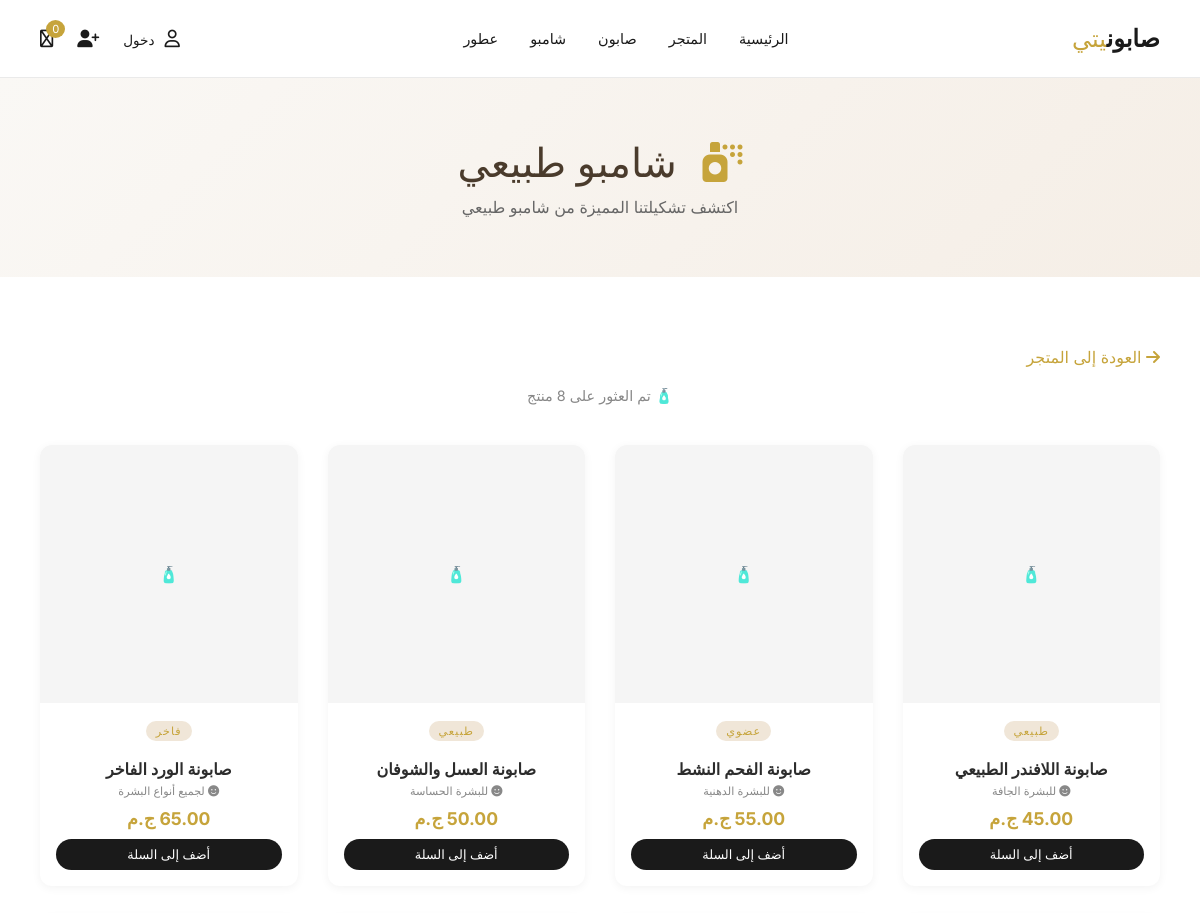
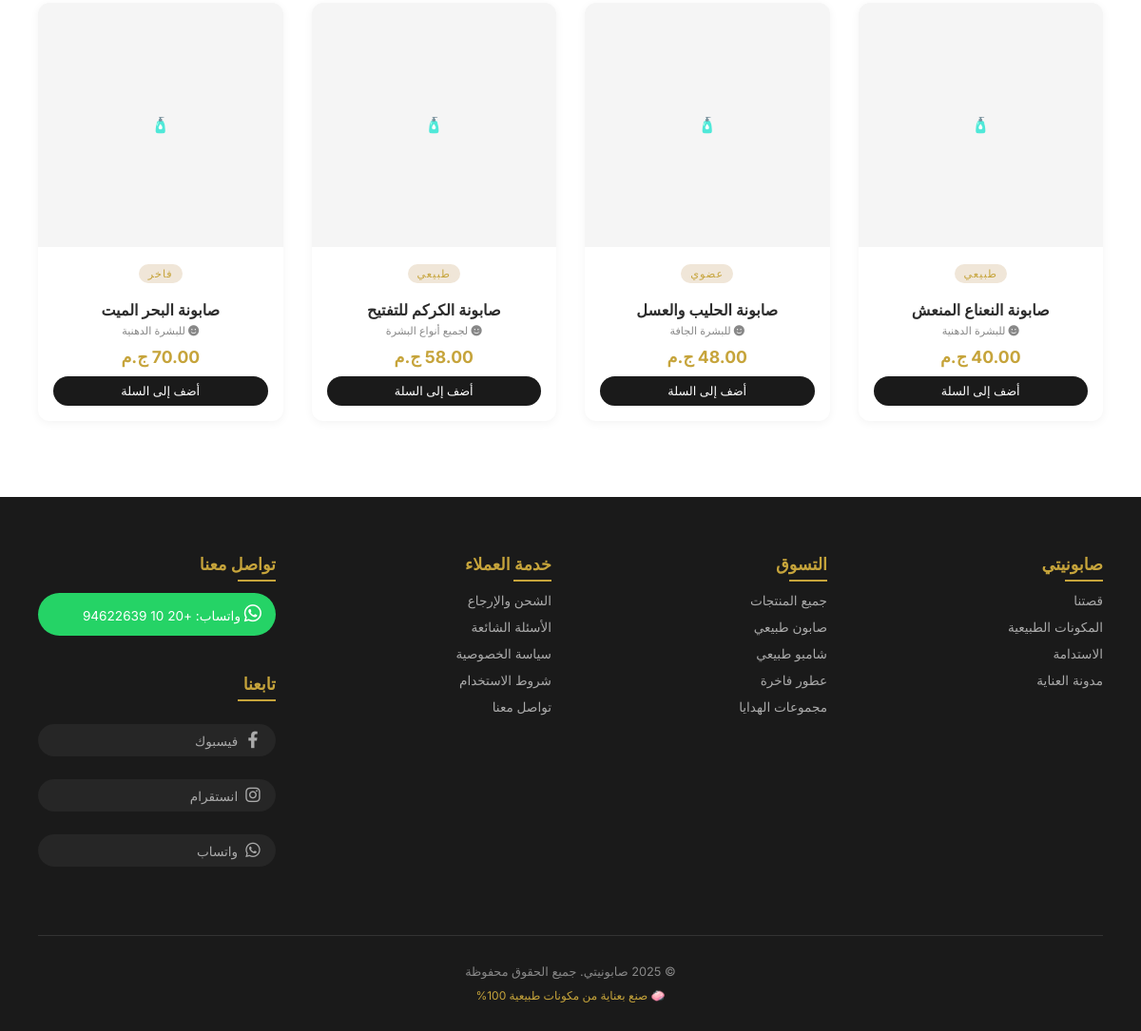
Page /category.php?type=shampoo on the committed database (2 pictures, top to bottom).
### tables this page shows
CREATE TABLE IF NOT EXISTS products (
    id INT AUTO_INCREMENT PRIMARY KEY,
    name VARCHAR(255) NOT NULL,
    description TEXT,
    price DECIMAL(10,2) NOT NULL,
    category VARCHAR(100),
    skin_type VARCHAR(100),
    ingredients TEXT,
    image VARCHAR(255),
    stock INT DEFAULT 10,
    featured BOOLEAN DEFAULT FALSE,
    created_at TIMESTAMP DEFAULT CURRENT_TIMESTAMP
);

### config/database.php (called while the page is built, shortened)
<?php
function getCartCount() {
    return 0;
}
?>

### category.php (the view, shortened to what this page needs)
<?php
require_once 'config/database.php';
$type = $_GET['type'] ?? 'soap';
$title = '';
$icon = '';
$query = '';
switch($type) {
    case 'shampoo':
        $title = 'شامبو طبيعي';
        $icon = 'fa-spray-can';
        $query = "SELECT * FROM products WHERE category = 'شامبو' ORDER BY created_at DESC";
        break;
}
$stmt = $pdo->query($query);
$products = $stmt->fetchAll();
if(count($products) == 0 && $type != 'all') {
    $stmt = $pdo->query("SELECT * FROM products ORDER BY created_at DESC");
    $products = $stmt->fetchAll();
}
?>
<!DOCTYPE html>
<html lang="ar" dir="rtl">
<head>
    <link rel="stylesheet" href="https://cdnjs.cloudflare.com/ajax/libs/font-awesome/6.4.0/css/all.min.css">
</head>
<body>
<header class="header">
    <div class="container">
        <div class="header-inner">
            <div class="logo">
                <h1><a href="index.php">صابون<span>يتي</span></a></h1>
            </div>
            <div class="nav">
                <a href="index.php">الرئيسية</a>
                <a href="shop.php">المتجر</a>
                <a href="#soap">صابون</a>
                <a href="#shampoo">شامبو</a>
                <a href="#perfume">عطور</a>
            </div>
            <div class="header-icons">
                <?php if(isset($_SESSION['user_id'])): ?>
                    <a href="profile.php">
                        <i class="far fa-user"></i>
                        <span class="user-name"><?php echo $_SESSION['user_name']; ?></span>
                    </a>
                    <a href="logout.php">
                        <i class="fas fa-sign-out-alt"></i>
                    </a>
                <?php else: ?>
                    <a href="login.php">
                        <i class="far fa-user"></i>
                        <span class="user-name">دخول</span>
                    </a>
                    <a href="register.php">
                        <i class="fas fa-user-plus"></i>
                    </a>
                <?php endif; ?>
                <a href="cart.php" style="position: relative;">
                    <i class="far fa-shopping-bag"></i>
                    <span class="cart-count"><?php echo getCartCount(); ?></span>
                </a>
            </div>
        </div>
    </div>
</header>
<section class="page-header">
    <div class="container">
        <h1><i class="fas <?php echo $icon; ?>"></i> <?php echo $title; ?></h1>
        <p>اكتشف تشكيلتنا المميزة من <?php echo $title; ?></p>
    </div>
</section>
<div class="container">
    <a href="shop.php" class="back-link"><i class="fas fa-arrow-right"></i> العودة إلى المتجر</a>
    <div class="results-count">
        🧴 تم العثور على <?php echo count($products); ?> منتج
    </div>
    <?php if(count($products) > 0): ?>
    <div class="products-grid">
        <?php foreach($products as $product): ?>
        <div class="product-card" onclick="location.href='product.php?id=<?php echo $product['id']; ?>'">
            <div class="product-image">
                <?php if($product['image'] && file_exists('uploads/' . $product['image'])): ?>
                    <img src="uploads/<?php echo $product['image']; ?>" alt="<?php echo $product['name']; ?>">
                <?php else: ?>
                    <div style="padding: 40px;">
                        <?php if($type == 'soap'): ?>🧼<?php elseif($type == 'shampoo'): ?>🧴<?php else: ?>🌸<?php endif; ?>
                    </div>
                <?php endif; ?>
            </div>
            <div class="product-info">
                <span class="product-category"><?php echo $product['category']; ?></span>
                <h3 class="product-title"><?php echo $product['name']; ?></h3>
                <div class="product-skin">
                    <i class="fas fa-face-smile"></i> <?php echo $product['skin_type']; ?>
                </div>
                <div class="product-price"><?php echo number_format($product['price'], 2); ?> ج.م</div>
                <form method="POST" action="cart.php" onclick="event.stopPropagation()">
                    <button type="submit" class="btn-add">أضف إلى السلة</button>
                </form>
            </div>
        </div>
        <?php endforeach; ?>
    </div>
    <?php endif; ?>
</div>
<?php include 'footer.php'; ?>
</body>
</html>

### category.php (style rules this page uses)
* { margin: 0; padding: 0; box-sizing: border-box; }
body { font-family: 'Inter', sans-serif; background: #ffffff; color: #1a1a1a; }
.container { max-width: 1280px; margin: 0 auto; padding: 0 40px; }
.header { padding: 24px 0; border-bottom: 1px solid #eaeaea; background: white; position: sticky; top: 0; z-index: 1000; }
.header-inner { display: flex; justify-content: space-between; align-items: center; }
.logo h1 { font-size: 1.5rem; font-weight: 600; }
.logo h1 a { text-decoration: none; color: #1a1a1a; }
.logo span { font-weight: 300; color: #c6a43b; }
.nav { display: flex; gap: 32px; }
.nav a { text-decoration: none; color: #1a1a1a; font-size: 0.9rem; font-weight: 500; transition: color 0.2s; }
.header-icons { display: flex; gap: 24px; align-items: center; }
.header-icons a { color: #1a1a1a; text-decoration: none; font-size: 1.1rem; position: relative; }
.user-name { font-size: 0.85rem; font-weight: 500; margin-right: 5px; }
.cart-count { position: absolute; top: -8px; right: -12px; background: #c6a43b; color: white; font-size: 0.7rem; padding: 2px 6px; border-radius: 50%; }
.page-header { background: linear-gradient(135deg, #faf8f5 0%, #f5eee6 100%); padding: 60px 0; text-align: center; margin-bottom: 50px; }
.page-header h1 { font-size: 2.5rem; font-weight: 500; color: #4a3b2c; }
.page-header h1 i { color: #c6a43b; margin-left: 15px; }
.page-header p { color: #666; margin-top: 10px; }
.results-count { text-align: center; margin-bottom: 30px; color: #888; font-size: 0.9rem; }
.products-grid { display: grid; grid-template-columns: repeat(4, 1fr); gap: 30px; margin: 40px 0; }
.product-card { text-align: center; cursor: pointer; transition: transform 0.3s; background: white; border-radius: 12px; overflow: hidden; box-shadow: 0 2px 10px rgba(0,0,0,0.05); }
.product-image { width: 100%; aspect-ratio: 1 / 1; background: #f5f5f5; display: flex; align-items: center; justify-content: center; overflow: hidden; }
.product-info { padding: 16px; }
.product-category { font-size: 0.7rem; color: #c6a43b; text-transform: uppercase; letter-spacing: 1px; margin-bottom: 8px; display: inline-block; background: #f0e6d8; padding: 3px 10px; border-radius: 20px; }
.product-title { font-size: 1rem; font-weight: 600; margin: 10px 0 5px; color: #2c2c2c; }
.product-skin { font-size: 0.7rem; color: #888; margin-bottom: 8px; }
.product-price { font-size: 1.1rem; font-weight: 700; color: #c6a43b; margin: 10px 0; }
.btn-add { background: #1a1a1a; color: white; border: none; padding: 8px 20px; width: 100%; font-size: 0.8rem; cursor: pointer; transition: all 0.2s; border-radius: 30px; }
.back-link { display: inline-block; margin: 20px 0; color: #c6a43b; text-decoration: none; }

### footer.php (style rules this page uses)
.container { max-width: 1280px; margin: 0 auto; padding: 0 40px; }

### rows in the picture
products: category "طبيعي", name "صابونة اللافندر الطبيعي", skin_type "للبشرة الجافة", price "45.00"
products: category "عضوي", name "صابونة الفحم النشط", skin_type "للبشرة الدهنية", price "55.00"
products: category "طبيعي", name "صابونة العسل والشوفان", skin_type "للبشرة الحساسة", price "50.00"
products: category "فاخر", name "صابونة الورد الفاخر", skin_type "لجميع أنواع البشرة", price "65.00"
products: category "طبيعي", name "صابونة النعناع المنعش", skin_type "للبشرة الدهنية", price "40.00"
products: category "عضوي", name "صابونة الحليب والعسل", skin_type "للبشرة الجافة", price "48.00"
products: category "طبيعي", name "صابونة الكركم للتفتيح", skin_type "لجميع أنواع البشرة", price "58.00"
products: category "فاخر", name "صابونة البحر الميت", skin_type "للبشرة الدهنية", price "70.00"

### other values in the picture
getCartCount() "0"
$title "شامبو طبيعي"
